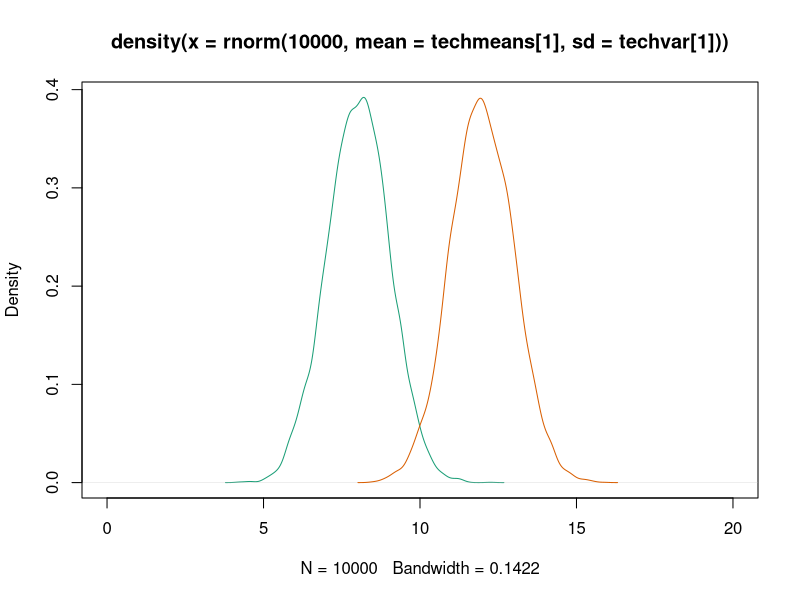
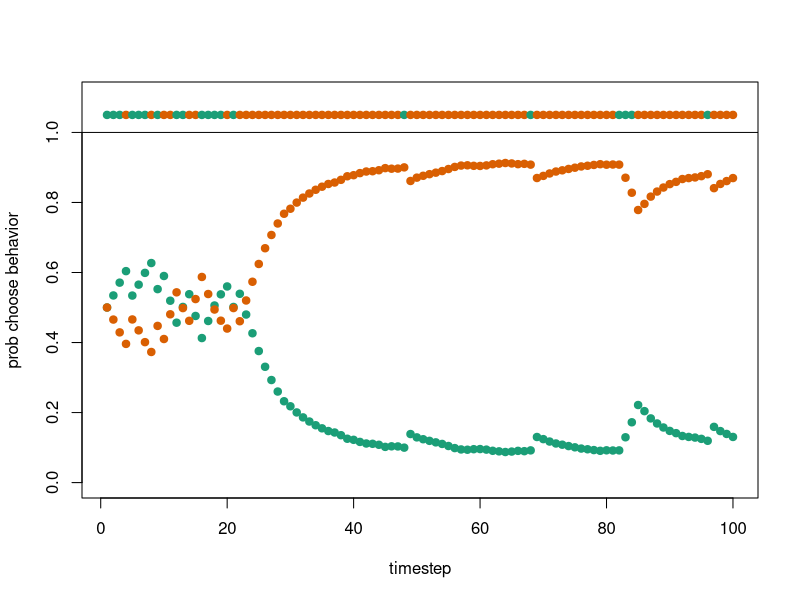
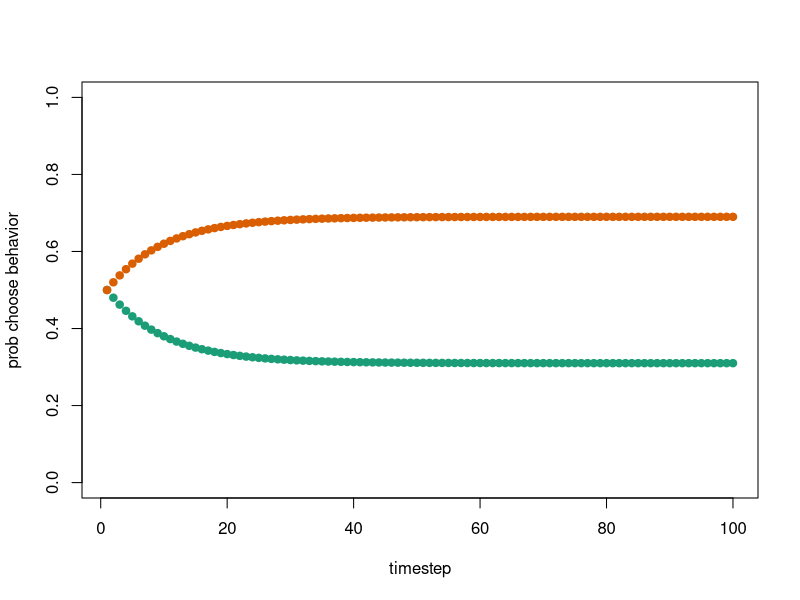
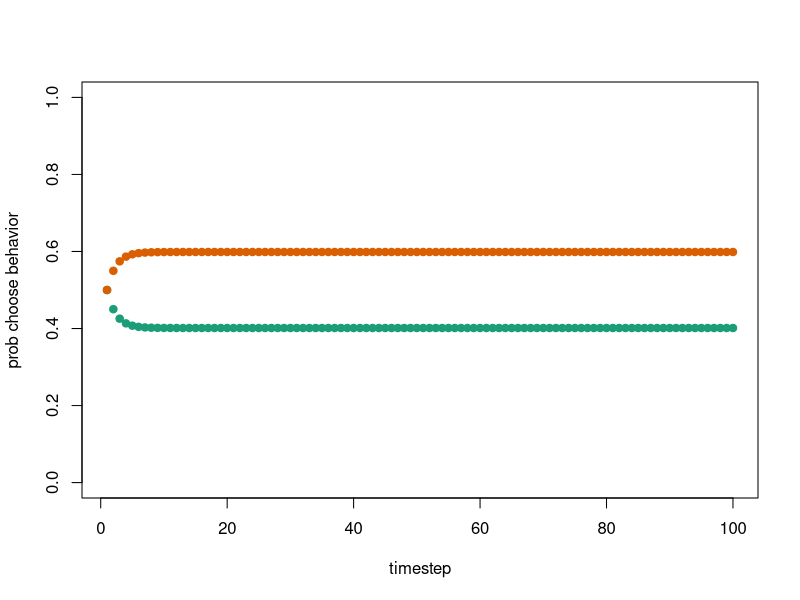
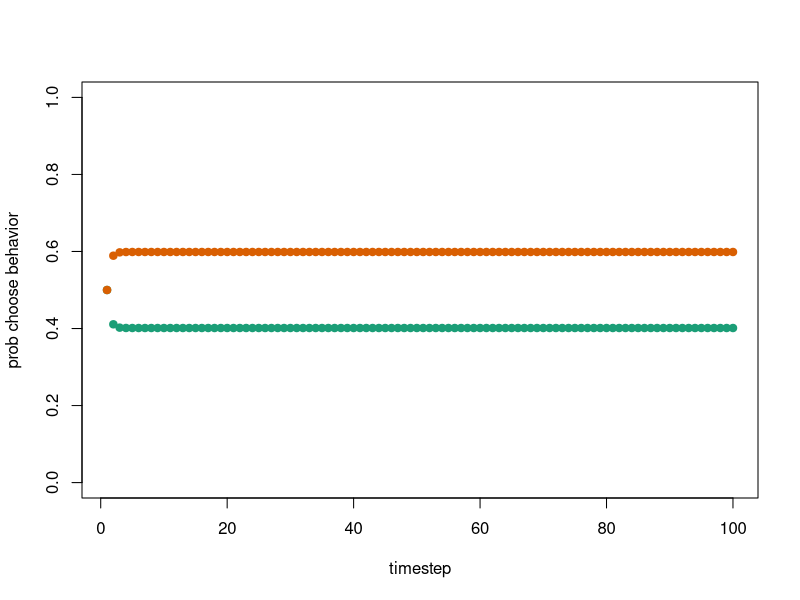
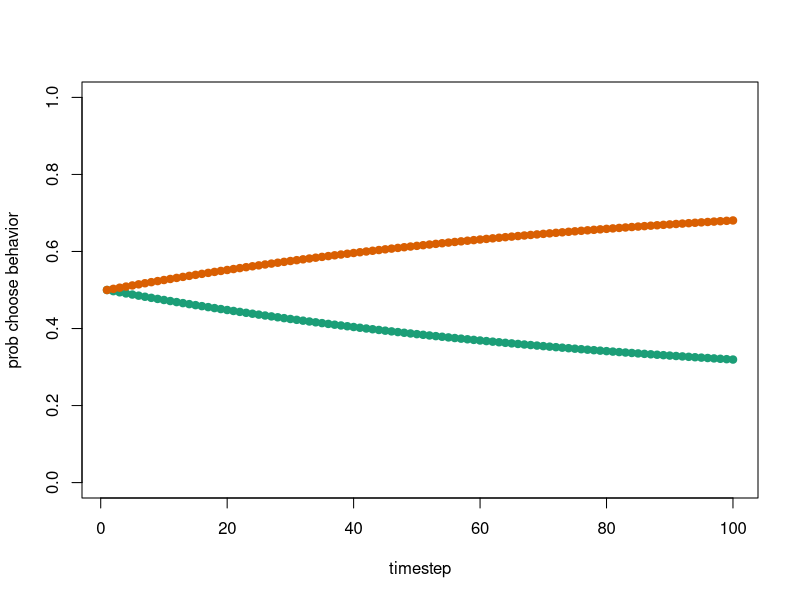
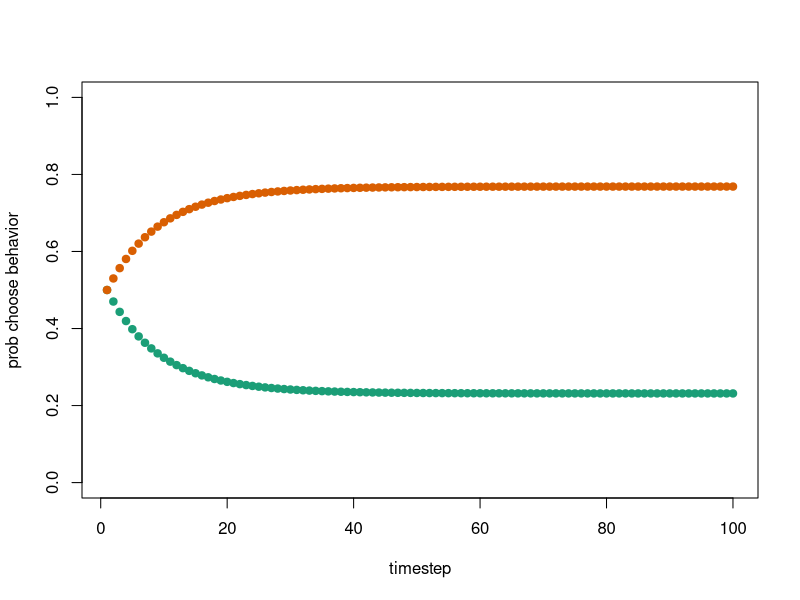
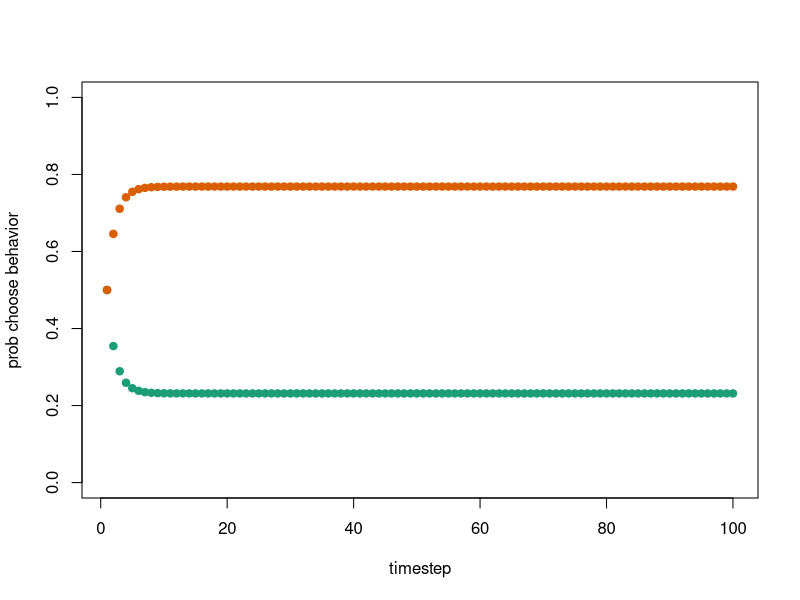

The R source for these figures, in order:
###let's do an individual learning sim from first principals using EWA model.
##we can start with a continuous simulation, and add agents and heterogeneity later

######Functions

######create a softmax function to simply code
Softmax <- function(x){
  exp(x)/sum(exp(x))
}

#color palate
col.pal <- c("#1B9E77", "#D95F02")
# green (low payoff) and red (high payoff)

#simulate data set conditions
dsim <- data.frame( timestep=0 , tech=0 , payoff_i1=0 , payoff_i2=0, A1=0 , A2=0 , Pr1=0 , Pr2=0)
timesteps <- 100 # number of timesteps (t), in snail example, every interaction with a snail is a new timestep
phi <- 0.1 # low is more reliance on past memory and high is reliance on recent experience (0-1)
lambda <- 0.2 # sensitivity to differences in attraction, low is insensitive (0 is no attention to differences in attraction score, equal chance to pick each behavior), higher is more sensitive (0-infinity)
techmeans <- c(8,12) # pay offs of behaviors 1 and 2 
techvar <- c(1,1) # variance in pay offs of behavior across time steps
#visualize how hard to learn
plot(density(rnorm( 10000, mean=techmeans[1] , sd=techvar[1] ) ) ,col=col.pal[1] , xlim=c(0,20)) 
lines(density(rnorm( 10000, mean=techmeans[2] , sd=techvar[2] ) ) ,col=col.pal[2]) 

AC <- matrix(0,nrow=timesteps,ncol=2) 	

##simulated data for one discreet individual

for (t in 1:timesteps){
    prtech_i <-  Softmax(lambda*AC[t,]) #calculate probability of performing a behavior at this timestep
    tech <- sample( 1:2 , size=1 , prob=prtech_i) # sample a behavior with prtech_i
    payoff <- rnorm( 1 , mean=techmeans[tech] , sd=techvar[tech] ) #draw a behavior of tech=k with specified mean and SD, realized choice
    obs_payoffs_t <- rep(0,2) #initialize observed payoffs vector
    obs_payoffs_t[tech] <- payoff #populate with each observed payoff
    
    dsim[t,] <- c(  t , tech , obs_payoffs_t[1] , obs_payoffs_t[2] , AC[t,1] , AC[t,2] ,  prtech_i[1] , prtech_i[2] )
    
    # update attractions for next timestep t + 1, don't do on final round
     if(t<timesteps){ 
      for (k in 1:2){
        AC[t+1,k] <- (1-phi)*AC[t,k] + phi*obs_payoffs_t[k]
      }
    }
  }

#below plots sim
plot(dsim$Pr1~dsim$timestep , col=col.pal[1] , pch=19 , xlab="timestep" , ylab="prob choose behavior", ylim=c(0,1.1) ) 
points(dsim$Pr2~dsim$timestep,col=col.pal[2],pch=19 )
points(rep(1.05,timesteps) ~ dsim$timestep,col=col.pal[dsim$tech],pch=19 )
abline(h=1)

####### mean dynamics of model i, no variance, just a numerical solution
dsim2 <- data.frame( timestep=0 , A1=0 , A2=0 , Pr1=0 , Pr2=0)

for (t in 1:timesteps){
  prtech_i <-  Softmax(lambda*AC[t,]) #calculate probability of performing a behavior at this timestep
  obs_payoffs_t <- techmeans #initialize observed payoffs vector

  dsim2[t,] <- c(  t , AC[t,1] , AC[t,2] ,  prtech_i[1] , prtech_i[2] )
  
  # update attractions for next timestep t + 1, don't do on final round
  if(t<timesteps){ 
    for (k in 1:2){
      AC[t+1,k] <- (1-phi)*AC[t,k] + phi*obs_payoffs_t[k]
    }
  }
}

#below plots sims
plot(dsim2$Pr1~dsim2$timestep , col=col.pal[1] , pch=19 , xlab="timestep" , ylab="prob choose behavior", ylim=c(0,1) ) 
points(dsim2$Pr2~dsim2$timestep,col=col.pal[2],pch=19 )


###lets write a simple function to plot dynamics on average

sim_reinf_learn <- function(phi,lambda){
  techmeans <- c(8,12)
  timesteps <- 100
  dsim2 <- data.frame( timestep=0 , A1=0 , A2=0 , Pr1=0 , Pr2=0)
  
  for (t in 1:timesteps){
    prtech_i <-  Softmax(lambda*AC[t,]) #calculate probability of performing a behavior at this timestep
    obs_payoffs_t <- techmeans #initialize observed payoffs vector
    dsim2[t,] <- c(  t , AC[t,1] , AC[t,2] ,  prtech_i[1] , prtech_i[2] )
    # update attractions for next timestep t + 1, don't do on final round
    if(t<timesteps){ 
      for (k in 1:2){
        AC[t+1,k] <- (1-phi)*AC[t,k] + phi*obs_payoffs_t[k]
      }
    }
  }
  #below plots sims
  plot(dsim2$Pr1~dsim2$timestep , col=col.pal[1] , pch=19 , xlab="timestep" , ylab="prob choose behavior", ylim=c(0,1) ) 
  points(dsim2$Pr2~dsim2$timestep,col=col.pal[2],pch=19 )
  
}

##run some functions to explore average dynamics across simulation space
sim_reinf_learn(phi=0.5,lambda=0.1)
sim_reinf_learn(phi=0.9,lambda=0.1)
sim_reinf_learn(phi=0.01,lambda=0.3)
sim_reinf_learn(phi=0.1,lambda=0.3)
sim_reinf_learn(phi=0.5,lambda=0.3)
sim_reinf_learn(phi=0.1,lambda=1)
sim_reinf_learn(phi=0.9,lambda=1)


####### Loop over individuals ######

individuals <- 5 # number of individuals 
timesteps <- 100 # number of timesteps (t), in snail example, every interaction with a snail is a new timestep
phi <- 0.1 # low is more reliance on past memory and high is reliance on recent experience (0-1)
lambda <- 0.2 # sensitivity to differences in attraction, low is insensitive (0 is no attention to differences in attraction score, equal chance to pick each behavior), higher is more sensitive (0-infinity)
techmeans <- c(8,12) # pay offs of behaviors 1 and 2 
#techmeans_bas <- c(8,12) # pay offs of behaviors 1 and 2 baseline
#techmeans_exp <- c(12,8) # pay offs switched (experiment)
techvar <- c(1,1) # variance in pay offs of behavior across time steps
AR <- array(0 , dim=c( nrow=timesteps , 2 , individuals ) )

##simulated data looping over individuals
dsim <- data.frame(individual = 0, timestep=0 , tech=0 , payoff_i1=0 , payoff_i2=0, A1=0 , A2=0 , Pr1=0 , Pr2=0)
therow <- 1
phi2 <- rnorm(individuals, mean = 0.5, sd = 0.5) # check in other code Brendan how he did it

for (t in 1:timesteps){
  for (i in 1:individuals) {
    prtech_i <-  Softmax(lambda*AR[t,,i]) #calculate probability of performing a behavior at this timestep
    tech <- sample( 1:2 , size=1 , prob=prtech_i) # sample a behavior with prtech_i
    
    #techmeans <- if(t > timesteps/2, techmeans_exp, techmeans_bas) # google this to figure out how to say that if timesteps more than half, use techmeans_exp .. 
    
    payoff <- rnorm( 1 , mean=techmeans[tech] , sd=techvar[tech] ) #draw a behavior of tech=k with specified mean and SD, realized choice
    obs_payoffs_t <- rep(0,2) #initialize observed payoffs vector
    obs_payoffs_t[tech] <- payoff #populate with each observed payoff
    
    dsim[therow,] <- c(i,  t , tech , obs_payoffs_t[1] , obs_payoffs_t[2] , AR[t,1,i] , AR[t,2,i] ,  prtech_i[1] , prtech_i[2] )
    therow <- therow + 1
    # update attractions for next timestep t + 1, don't do on final round
    if(t<timesteps){ 
      for (k in 1:2){
        AR[t+1,k,i] <- (1-phi2[i])*AR[t,k,i] + phi2[i]*obs_payoffs_t[k]
      }
    }
  }
}

#below plots sim, can loop over individuals
for (i in 1:individuals) {
  plot(dsim$Pr1[dsim$individual == i] ~dsim$timestep[dsim$individual == i] , col=col.pal[1] , pch=19 , xlab="timestep" , ylab="prob choose behavior", ylim=c(0,1.1) ) 
  points(dsim$Pr2[dsim$individual == i]~dsim$timestep[dsim$individual == i],col=col.pal[2],pch=19 )
  points(rep(1.05,timesteps) ~ dsim$timestep[dsim$individual == i],col=col.pal[dsim$tech[dsim$individual == i]],pch=19 )
  abline(h=1)
} 